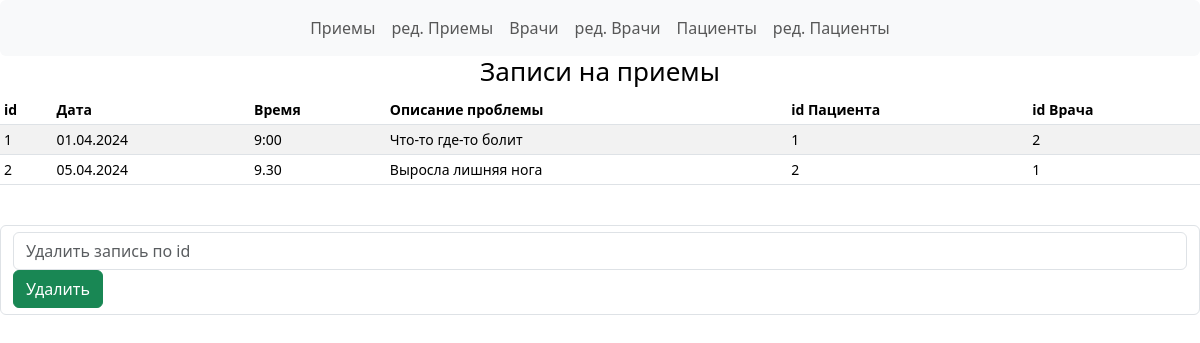
The app's page /appointments with its own data.
### models.py (models this page shows, shortened)
class Appointment(Base):
    __tablename__ = 'Приемы'
    id = Column(Integer, primary_key=True)
    appdate = Column(String(8), nullable=False)
    apptime = Column(String(5), nullable=False)
    problem = Column(String(255), nullable=True)
    patient_id = Column(Integer, ForeignKey('Пациенты.id'), nullable=False)
    doctor_id = Column(Integer, ForeignKey('Врачи.id'), nullable=False)

### app.py (the view)
@app.route('/')
@app.route('/appointments')
def appointments():
    appointments = Appointment.query.all()
    return render_template('appointments.html', appointments=appointments)

### app.py (called while the page is built)
@app.teardown_appcontext
def shutdown_session(exception=None):
    db_session.remove()

### templates/appointments.html (shortened to what this page needs)
{% extends 'base.html' %}
{% block h1 %}
Записи на приемы
{% endblock %}
{% block body %}
<div class="table-responsive small">
    <table class="table table-striped table-sm">
      <thead>
        <tr>
          <th scope="col">id</th>
          <th scope="col">Дата</th>
          <th scope="col">Время</th>
          <th scope="col">Описание проблемы</th>
          <th scope="col">id Пациента</th>
          <th scope="col">id Врача</th>
        </tr>
      </thead>
      <tbody>
        {% for appointment in appointments %}
        <tr>
          <td>{{ appointment.id }}</td>
          <td>{{ appointment.appdate }}</td>
          <td>{{ appointment.apptime }}</td>
          <td>{{ appointment.problem }}</td>
          <td>{{ appointment.patient_id }}</td>
          <td>{{ appointment.doctor_id }}</td>
        </tr>
        {% endfor %}
      </tbody>
    </table>
  </div>
  <br>
<form action="appointments/delete_record" method="POST" class="form-control">
    <input class="form-control" type="text" name="record_id" placeholder="Удалить запись по id">
    <button class="btn btn-success" type="submit">Удалить</button>
</form>
{% endblock %}

### templates/base.html (shortened to what this page needs)
<!DOCTYPE html>
<html lang="ru">
<head>
    <link href="https://cdn.jsdelivr.net/npm/bootstrap@5.3.3/dist/css/bootstrap.min.css" rel="stylesheet">
    <link rel="stylesheet" href="{{ url_for('static', filename='css/main.css') }}">
</head>
<body>
    <nav class="navbar navbar-expand-lg bg-body-tertiary rounded" aria-label="Twelfth navbar example">
        <div class="container-fluid">
          <div class="collapse navbar-collapse justify-content-md-center" id="navbarsExample10">
            <ul class="navbar-nav">
              <li class="nav-item"><a class="nav-link" href="{{ url_for('appointments') }}">Приемы</a></li>
              <li class="nav-item"><a class="nav-link" href="{{ url_for('appointments_edit') }}">ред. Приемы</a></li>
              <li class="nav-item"><a class="nav-link" href="{{ url_for('doctors') }}">Врачи</a></li>
              <li class="nav-item"><a class="nav-link" href="{{ url_for('doctors_edit') }}">ред. Врачи</a></li>
              <li class="nav-item"><a class="nav-link" href="{{ url_for('patients') }}">Пациенты</a></li>
              <li class="nav-item"><a class="nav-link" href="{{ url_for('patients_edit') }}">ред. Пациенты</a></li>
            </ul>
          </div>
        </div>
      </nav>
    <h1 class="bd-title mt-0">{% block h1 %} {% endblock %}</h1>
    {% block body %}
    {% endblock %}
</body>
</html>

### static/css/main.css (style rules this page uses)
.bd-title { --bs-heading-color: var(--bs-emphasis-color); font-size: 26px; }
.mt-0 { margin-top: 0 !important; }
.h1, h1 { text-align: center; }

### records on screen
Appointment: id "1", appdate "01.04.2024", apptime "9:00", problem "Что-то где-то болит", patient_id "1", doctor_id "2"
Appointment: id "2", appdate "05.04.2024", apptime "9.30", problem "Выросла лишняя нога", patient_id "2", doctor_id "1"
